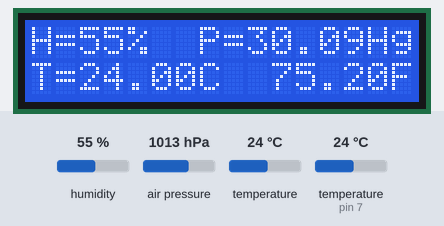
Recording of a sketch running on a simulated Arduino Uno, built with avr-gcc and run on an emulated ATmega328P. On the bench: 16×2 character LCD. The test bench sets the inputs (shaded band); at power-on: humidity 55 %, air pressure 1013 hPa, temperature 24 °C, temperature (sensor on pin 7) 24 °C. What the sketch prints to the serial monitor is not drawn.

Above: at 0.4 s.

The sketch:

Arduino_Sensor_Code.ino
```cpp
#include <SFE_BMP180.h>
#include <Wire.h>
#include <dht.h>
#include <LiquidCrystal_I2C.h>

SFE_BMP180 pressure;
dht DHT;
LiquidCrystal_I2C lcd(0x27, 2, 1, 0, 4, 5, 6, 7, 3, POSITIVE);

#define ALTITUDE 49.0 // Altitude of my house ub Howick

#define DHT11_PIN 7 //Pin for Humidity/temperature sensor as it isn't I2C

void setup()
{
  lcd.begin(16, 2);
  Serial.begin(9600);
  Serial.println("REBOOT");

  // Initialize the sensor (it is important to get calibration values stored on the device).
  if (pressure.begin())
    Serial.println("BMP180 init success");
  else
  {
    // Oops, something went wrong, this is usually a connection problem,
    Serial.println("BMP180 init fail\n\n");
    while(1); // Pause forever.
  }
}

void loop()
{
  char status;
  double T,P,p0;
  int check = DHT.read11(DHT11_PIN);

  //HUMIDITY/TEMP Sensor readings here
  Serial.println();
  Serial.print("Temperature = ");
  Serial.println(DHT.temperature);
  Serial.print("Humidity = ");
  Serial.println(DHT.humidity);

  //display humidity to LCD
  //lcd.clear();
  lcd.setCursor(0,0);
  lcd.print("H=");
  lcd.print(DHT.humidity);
  lcd.setCursor(4, 0);
  lcd.print("%  ");


  // Loop here getting pressure readings every so often.

  // If you want sea-level-compensated pressure, as used in weather reports,
  // you will need to know the altitude at which your measurements are taken.

  Serial.println();
  Serial.print("The Altitude of my house is: ");
  Serial.print(ALTITUDE,0);
  Serial.print(" meters, ");
  Serial.print(ALTITUDE*3.28084,0);
  Serial.println(" feet");

  // You must first get a temperature measurement to perform a pressure reading.

  // Start a temperature measurement:
  // If request is successful, the number of ms to wait is returned.
  // If request is unsuccessful, 0 is returned.

  status = pressure.startTemperature();
  if (status != 0)
  {
    // Wait for the measurement to complete:
    delay(status);

    // Retrieve the completed temperature measurement:
    // Note that the measurement is stored in the variable T.
    // Function returns 1 if successful, 0 if failure.

    status = pressure.getTemperature(T);
    if (status != 0)
    {
      Serial.print("The temperature inside is: ");
      Serial.print(T,2);
      Serial.print(" degrees Celsius, or ");
      Serial.print((9.0/5.0)*T+32.0,2);
      Serial.println(" degrees Fahrenheit");

      lcd.setCursor(0, 1);
      lcd.print("T=");
      lcd.print(T,2);
      lcd.print("C  ");
      lcd.print((9.0/5.0)*T+32.0,2);
      lcd.print("F");

      // Start a pressure measurement:
      // The parameter is the oversampling setting, from 0 to 3 (highest res, longest wait).
      // If request is successful, the number of ms to wait is returned.
      // If request is unsuccessful, 0 is returned.

      status = pressure.startPressure(3);
      if (status != 0)
      {
        // Wait for the measurement to complete:
        delay(status);

        // Retrieve the completed pressure measurement:
        // Note that the measurement is stored in the variable P.
        // Note also that the function requires the previous temperature measurement (T).
        // (If temperature is stable, you can do one temperature measurement for a number of pressure measurements.)
        // Function returns 1 if successful, 0 if failure.

        status = pressure.getPressure(P,T);
        if (status != 0)
        {
          Serial.print("The absolute pressure is: ");
          Serial.print(P,2);
          Serial.print(" mb, or ");
          Serial.print(P*0.0295333727,2);
          Serial.println(" inHg");

          // The pressure sensor returns abolute pressure, which varies with altitude.
          // To remove the effects of altitude, use the sealevel function and your current altitude.
          // This number is commonly used in weather reports.
          // Parameters: P = absolute pressure in mb, ALTITUDE = current altitude in m.
          // Result: p0 = sea-level compensated pressure in mb

          p0 = pressure.sealevel(P,ALTITUDE); // I'm at 49 meters (Howick, Auckland)
          Serial.print("The relative (sea-level) pressure is: ");
          Serial.print(p0,2);
          Serial.print(" mb, or ");
          Serial.print(p0*0.0295333727,2);
          Serial.println(" inHg");

          lcd.setCursor(7,0);
          lcd.print("P=");
          lcd.print(p0*0.0295333727,2);
          lcd.print("Hg");

        }
        else Serial.println("error retrieving pressure measurement\n");
      }
      else Serial.println("error starting pressure measurement\n");
    }
    else Serial.println("error retrieving temperature measurement\n");
  }
  else Serial.println("error starting temperature measurement\n");

  delay(15000);  // Pause for 15 seconds.
}
```
